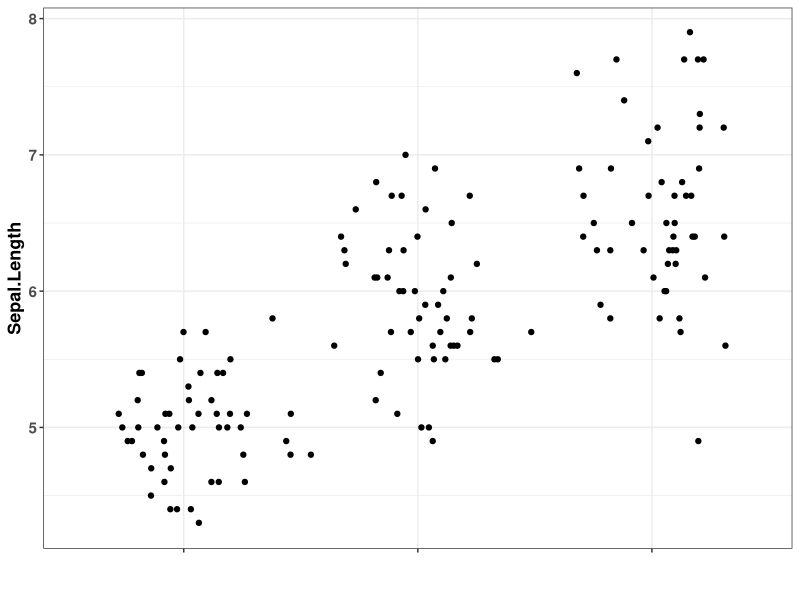
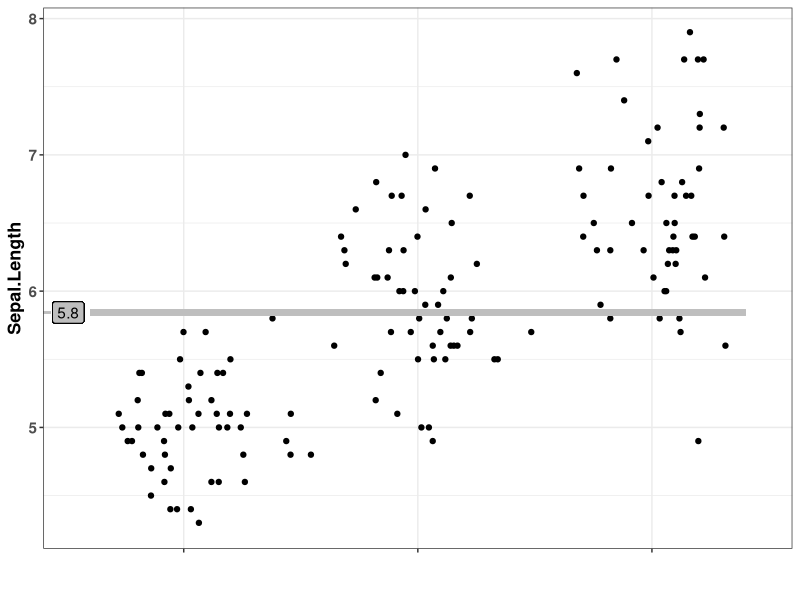
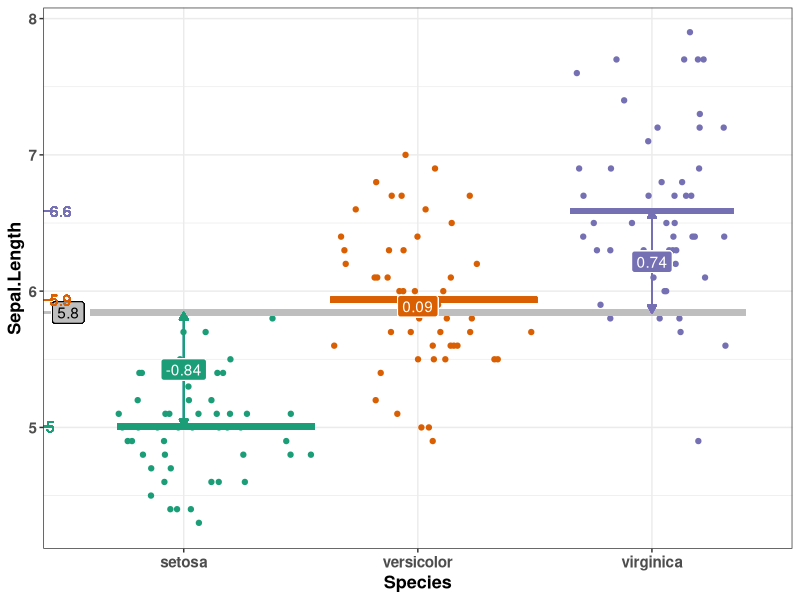
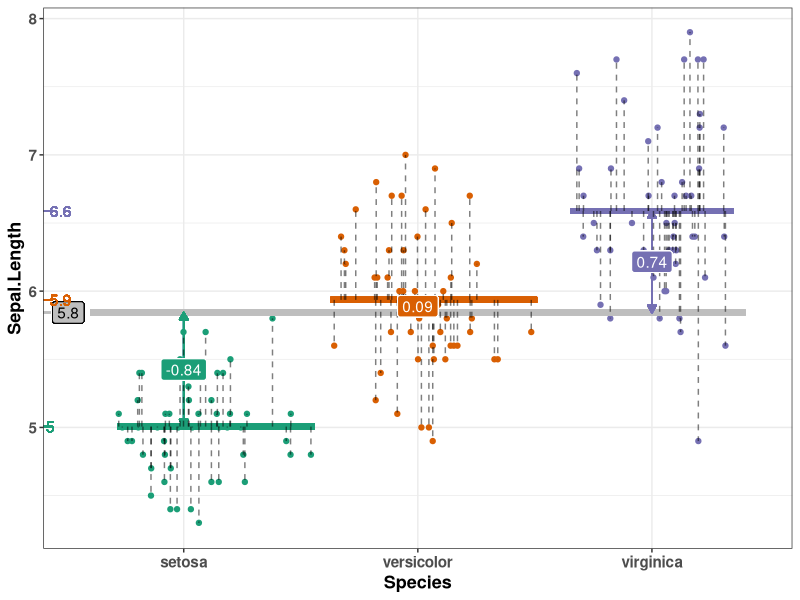

The R source for these figures, in order:
## ---- chunk 1
htmltools::tagList(rmarkdown::html_dependency_font_awesome())
library(ggplot2)
library(tibble)
library(readr)
library(tidyr)
library(dplyr)
## ---- chunk 2
set.seed(7)
iris %>% 
  mutate(mu = mean(Sepal.Length, na.rm = TRUE),
         rk = as.numeric(Species)) %>% 
  mutate(jitterpoint = rk + rnorm(n(), 0, 0.2)) %>% 
  group_by(Species) %>%   
  mutate(rkmin = 0.99*min(jitterpoint),
         rkmax = 1.01*max(jitterpoint)) %>% 
  mutate(preds = mean(Sepal.Length, na.rm = TRUE)) %>% 
  mutate(alphas = preds - mu,
         res = Sepal.Length - preds) %>% 
  ggplot() +
  aes(x = Species, y = Sepal.Length) +
  geom_jitter(width = 0.4, color = "transparent") +
  geom_point(aes(x = jitterpoint)) +
  theme_bw() + 
  theme(axis.title = element_text(size = 13, face = "bold"),
        axis.text = element_text(size = 11, face = "bold"),
        axis.title.x = element_text(color = "transparent"),
        axis.text.x = element_text(color = "transparent"))
## ---- chunk 3
set.seed(7)
iris %>% 
  mutate(mu = mean(Sepal.Length, na.rm = TRUE),
         rk = as.numeric(Species)) %>% 
  mutate(jitterpoint = rk + rnorm(n(), 0, 0.2)) %>% 
  group_by(Species) %>%   
  mutate(rkmin = 0.99*min(jitterpoint),
         rkmax = 1.01*max(jitterpoint)) %>% 
  mutate(preds = mean(Sepal.Length, na.rm = TRUE)) %>% 
  mutate(alphas = preds - mu,
         res = Sepal.Length - preds) %>% 
  ggplot() +
  aes(x = Species, y = Sepal.Length) +
  geom_jitter(width = 0.4, color = "transparent") +
  geom_point(aes(x = jitterpoint)) +
  theme_bw() + 
  theme(axis.title = element_text(size = 13, face = "bold"),
        axis.text = element_text(size = 11, face = "bold"),
        axis.title.x = element_text(color = "transparent"),
        axis.text.x = element_text(color = "transparent")) +
  
  geom_segment(aes(x = min(rk) - 0.4, xend = max(rk) + 0.4,
                   y = mu, yend = mu), color = "grey", size = 2) +
  geom_label(aes(x = 0.4, y = mu, label = round(mu, 1)), fill = "grey", color = "black",  hjust = -0.3) +
  geom_segment(aes(x = 0.4, xend = 0.43, y = mu, yend = mu), color = "grey")
## ---- chunk 4
set.seed(7)
iris %>% 
  mutate(mu = mean(Sepal.Length, na.rm = TRUE),
         rk = as.numeric(Species)) %>% 
  mutate(jitterpoint = rk + rnorm(n(), 0, 0.2)) %>% 
  group_by(Species) %>%   
  mutate(rkmin = 0.99*min(jitterpoint),
         rkmax = 1.01*max(jitterpoint)) %>% 
  mutate(preds = mean(Sepal.Length, na.rm = TRUE)) %>% 
  mutate(alphas = preds - mu,
         res = Sepal.Length - preds) %>% 
  ggplot() +
  aes(x = Species, y = Sepal.Length) +
  geom_jitter(width = 0.4, color = "transparent") +
  geom_point(aes(x = jitterpoint)) +
  theme_bw() +
  theme(axis.title = element_text(size = 13, face = "bold"),
        axis.text = element_text(size = 11, face = "bold")) +
  geom_segment(aes(x = min(rk) - 0.4, xend = max(rk) + 0.4,
                   y = mu, yend = mu), color = "grey", size = 2) +
  geom_label(aes(x = 0.4, y = mu, label = round(mu, 1)), fill = "grey", color = "black",  hjust = -0.3) +
  geom_segment(aes(x = 0.4, xend = 0.43, y = mu, yend = mu), color = "grey") +
  aes(color = Species) +
  scale_color_brewer(palette = "Dark2") +
  scale_fill_brewer(palette = "Dark2") +
  guides(color = FALSE, fill = FALSE) +
  geom_segment(aes(x = rkmin, xend = rkmax,
                   y = preds, yend = preds), size = 2) +
  geom_segment(aes(x = rk, xend = rk, y = mu, yend = preds),
               arrow = arrow(length = unit(0.015, "npc"), type = "closed",
                             ends = "both")) +
  geom_text(aes(x = 0.4, y = preds, label = round(preds, 1)), hjust = -0.3) +
  geom_segment(aes(x = 0.4, xend = 0.43, y = preds, yend = preds)) +
  geom_label(aes(x = rk, y = (mu+preds)/2, label = round(alphas,2), fill = Species), color = "white") 
## ---- chunk 5
set.seed(7)
iris %>% 
  mutate(mu = mean(Sepal.Length, na.rm = TRUE),
         rk = as.numeric(Species)) %>% 
  mutate(jitterpoint = rk + rnorm(n(), 0, 0.2)) %>%
  group_by(Species) %>%  
  mutate(rkmin = 0.99*min(jitterpoint),
         rkmax = 1.01*max(jitterpoint)) %>% 
  mutate(preds = mean(Sepal.Length, na.rm = TRUE)) %>% 
  mutate(alphas = preds - mu,
         res = Sepal.Length - preds) %>% 
  ggplot() +
  aes(x = Species, y = Sepal.Length) +
  geom_jitter(width = 0.4, color = "transparent") +
  geom_point(aes(x = jitterpoint)) +
  theme_bw() + 
  theme(axis.title = element_text(size = 13, face = "bold"),
        axis.text = element_text(size = 11, face = "bold")) +
  geom_segment(aes(x = min(rk) - 0.4, xend = max(rk) + 0.4,
                   y = mu, yend = mu), color = "grey", size = 2) +
  geom_label(aes(x = 0.4, y = mu, label = round(mu, 1)), fill = "grey", color = "black",  hjust = -0.3) +
  geom_segment(aes(x = 0.4, xend = 0.43, y = mu, yend = mu), color = "grey") +
  aes(color = Species) +
  scale_color_brewer(palette = "Dark2") +
  scale_fill_brewer(palette = "Dark2") +
  guides(color = FALSE, fill = FALSE) +
  geom_segment(aes(x = rkmin, xend = rkmax,
                   y = preds, yend = preds), size = 2) +
  geom_segment(aes(x = rk, xend = rk, y = mu, yend = preds),
               arrow = arrow(length = unit(0.015, "npc"), type = "closed",
                             ends = "both")) +
  geom_text(aes(x = 0.4, y = preds, label = round(preds, 1)), hjust = -0.3) +
  geom_segment(aes(x = 0.4, xend = 0.43, y = preds, yend = preds)) +
  geom_segment(aes(x = jitterpoint, xend = jitterpoint, y = preds, yend = Sepal.Length), color = "black", linetype = "dashed", alpha = 0.5) +
  geom_label(aes(x = rk, y = (mu + preds)/2, label = round(alphas, 2), fill = Species), color = "white")
